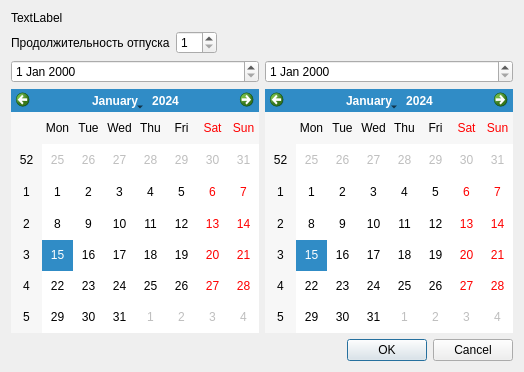
<?xml version="1.0" encoding="UTF-8"?>
<ui version="4.0">
 <class>AddVacancyDialog</class>
 <widget class="QDialog" name="AddVacancyDialog">
  <property name="geometry">
   <rect>
    <x>0</x>
    <y>0</y>
    <width>464</width>
    <height>372</height>
   </rect>
  </property>
  <property name="windowTitle">
   <string>Dialog</string>
  </property>
  <layout class="QVBoxLayout" name="verticalLayout_3">
   <item>
    <widget class="QLabel" name="nameLabel">
     <property name="text">
      <string>TextLabel</string>
     </property>
    </widget>
   </item>
   <item>
    <layout class="QHBoxLayout" name="horizontalLayout_2">
     <item>
      <widget class="QLabel" name="label">
       <property name="text">
        <string>Продолжительность отпуска</string>
       </property>
      </widget>
     </item>
     <item>
      <widget class="QSpinBox" name="durationSpinBox">
       <property name="minimum">
        <number>1</number>
       </property>
       <property name="value">
        <number>1</number>
       </property>
      </widget>
     </item>
     <item>
      <spacer name="horizontalSpacer">
       <property name="orientation">
        <enum>Qt::Horizontal</enum>
       </property>
       <property name="sizeHint" stdset="0">
        <size>
         <width>40</width>
         <height>20</height>
        </size>
       </property>
      </spacer>
     </item>
    </layout>
   </item>
   <item>
    <layout class="QHBoxLayout" name="horizontalLayout">
     <item>
      <layout class="QVBoxLayout" name="verticalLayout">
       <item>
        <widget class="QDateEdit" name="startDateEdit"/>
       </item>
       <item>
        <widget class="QCalendarWidget" name="startDateCalendar"/>
       </item>
      </layout>
     </item>
     <item>
      <layout class="QVBoxLayout" name="verticalLayout_2">
       <item>
        <widget class="QDateEdit" name="endDateEdit"/>
       </item>
       <item>
        <widget class="QCalendarWidget" name="endDateCalendar"/>
       </item>
      </layout>
     </item>
    </layout>
   </item>
   <item>
    <widget class="QDialogButtonBox" name="buttonBox">
     <property name="orientation">
      <enum>Qt::Horizontal</enum>
     </property>
     <property name="standardButtons">
      <set>QDialogButtonBox::Cancel|QDialogButtonBox::Ok</set>
     </property>
    </widget>
   </item>
  </layout>
 </widget>
 <resources/>
 <connections>
  <connection>
   <sender>buttonBox</sender>
   <signal>rejected()</signal>
   <receiver>AddVacancyDialog</receiver>
   <slot>reject()</slot>
   <hints>
    <hint type="sourcelabel">
     <x>408</x>
     <y>308</y>
    </hint>
    <hint type="destinationlabel">
     <x>464</x>
     <y>264</y>
    </hint>
   </hints>
  </connection>
  <connection>
   <sender>buttonBox</sender>
   <signal>accepted()</signal>
   <receiver>AddVacancyDialog</receiver>
   <slot>accept()</slot>
   <hints>
    <hint type="sourcelabel">
     <x>335</x>
     <y>310</y>
    </hint>
    <hint type="destinationlabel">
     <x>465</x>
     <y>211</y>
    </hint>
   </hints>
  </connection>
 </connections>
</ui>
